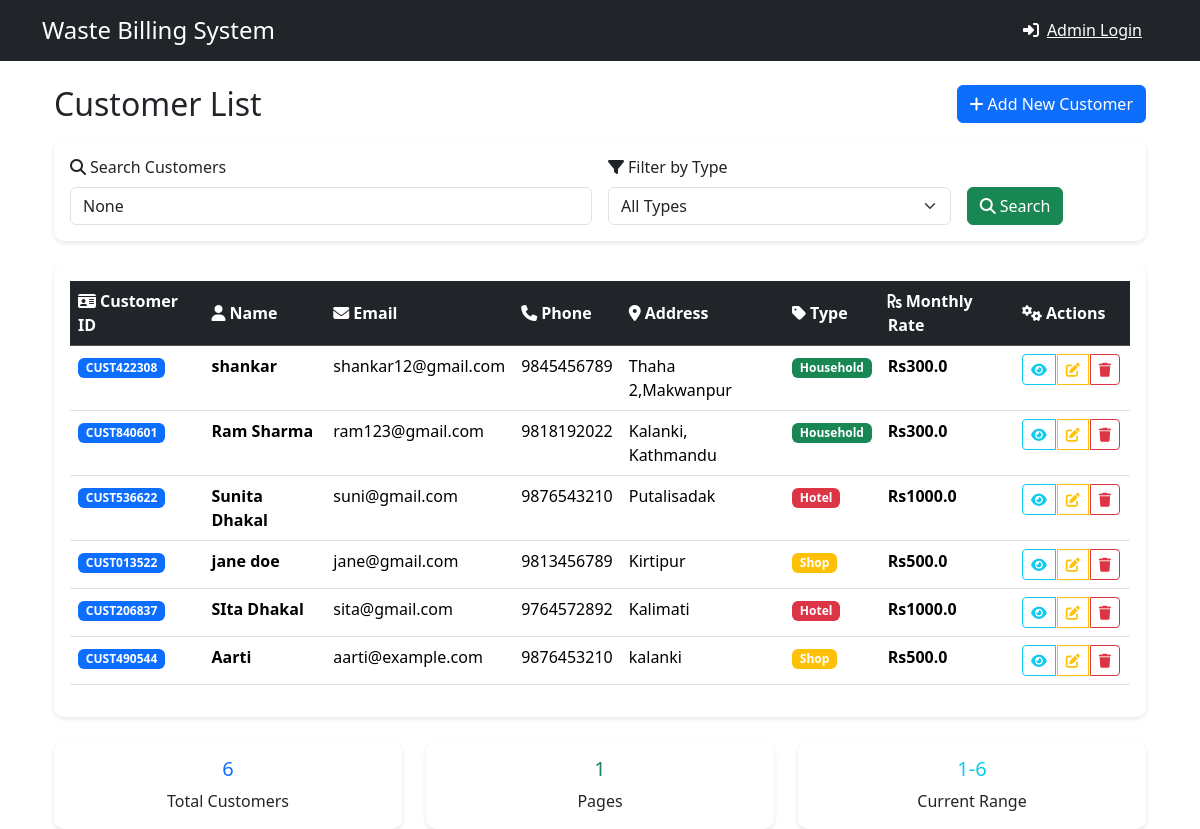
The app's page /customers/ with its own data.
### core/models.py (models this page shows, shortened)
class Customer(models.Model):
    CUSTOMER_TYPES = [
        ('Household', 'Household'),
        ('Shop', 'Shop'),
        ('Hotel', 'Hotel'),
    ]
    customer_id = models.CharField(max_length=20, unique=True, blank=True)
    name = models.CharField(max_length=100)
    email = models.EmailField()
    phone = models.CharField(max_length=20,default='N/A')
    address = models.CharField(max_length=255, default='N/A')
    customer_type = models.CharField(max_length=20, choices=CUSTOMER_TYPES, default='Household')
    monthly_rate = models.FloatField(default=0)

### core/views.py (the view, shortened to what this page needs)
# urls.py: path('customers/', views.customer_list, name='customer_list'),
def customer_list(request):
    customers = Customer.objects.all()
    query = request.GET.get('q')
    customer_type = request.GET.get('type')
    if customer_type:
        customers = customers.filter(customer_type=customer_type)
    from django.core.paginator import Paginator
    paginator = Paginator(customers, 10)  # 10 customers per page
    page_number = request.GET.get('page')
    page_obj = paginator.get_page(page_number)
    context = {
        'page_obj': page_obj,
        'query': query,
        'selected_type': customer_type,
        'customer_types': Customer.CUSTOMER_TYPES
    }
    return render(request, 'core/customers.html', context)

### core/templates/core/customers.html (shortened to what this page needs)
{% extends 'core/base.html' %}
{% block content %}
<div class="container mt-4">
    <div class="d-flex justify-content-between align-items-center mb-3">
        <h2 class="mb-0">Customer List</h2>
        <a href="{% url 'core:add_customer' %}" class="btn btn-primary">
            <i class="fas fa-plus me-1"></i>Add New Customer
        </a>
    </div>
    <div class="card mb-4">
        <div class="card-body">
            <form method="GET" class="row g-3">
                <div class="col-md-6">
                    <label for="search" class="form-label">
                        <i class="fas fa-search me-1"></i>Search Customers
                    </label>
                    <input type="text" class="form-control" id="search" name="q"
                           value="{{ query }}" placeholder="Search by name, email, ID, or phone...">
                </div>
                <div class="col-md-4">
                    <label for="type" class="form-label">
                        <i class="fas fa-filter me-1"></i>Filter by Type
                    </label>
                    <select class="form-select" id="type" name="type">
                        <option value="">All Types</option>
                    </select>
                </div>
                <div class="col-md-2 d-flex align-items-end">
                    <button type="submit" class="btn btn-success me-2">
                        <i class="fas fa-search me-1"></i>Search
                    </button>
                </div>
            </form>
        </div>
    </div>
    <div class="card">
        <div class="card-body">
            <div class="table-responsive">
                <table class="table table-hover">
                    <thead class="table-dark">
                        <tr>
                            <th><i class="fas fa-id-card me-1"></i>Customer ID</th>
                            <th><i class="fas fa-user me-1"></i>Name</th>
                            <th><i class="fas fa-envelope me-1"></i>Email</th>
                            <th><i class="fas fa-phone me-1"></i>Phone</th>
                            <th><i class="fas fa-map-marker-alt me-1"></i>Address</th>
                            <th><i class="fas fa-tag me-1"></i>Type</th>
                            <th><i class="fas fa-rupee-sign me-1"></i>Monthly Rate</th>
                            <th><i class="fas fa-cogs me-1"></i>Actions</th>
                        </tr>
                    </thead>
                    <tbody>
                        {% for customer in page_obj %}
                        <tr>
                            <td>
                                <span class="badge bg-primary">{{ customer.customer_id }}</span>
                            </td>
                            <td>
                                <strong>{{ customer.name }}</strong>
                            </td>
                            <td>{{ customer.email }}</td>
                            <td>{{ customer.phone|default:"N/A" }}</td>
                            <td>{{ customer.address|truncatechars:30|default:"N/A" }}</td>
                            <td>
                                <span class="badge
                                    {% if customer.customer_type == 'Household' %}bg-success
                                    {% elif customer.customer_type == 'Shop' %}bg-warning
                                    {% elif customer.customer_type == 'Hotel' %}bg-danger
                                    {% endif %}">
                                    {{ customer.customer_type }}
                                </span>
                            </td>
                            <td>
                                <strong>Rs{{ customer.monthly_rate }}</strong>
                            </td>
                            <td>
                                <div class="btn-group" role="group">
                                    <a href="{% url 'core:customer_detail' customer.id %}"
                                       class="btn btn-sm btn-outline-info"
                                       title="View Details">
                                        <i class="fas fa-eye"></i>
                                    </a>
                                    <a href="{% url 'core:edit_customer' customer.id %}"
                                       class="btn btn-sm btn-outline-warning"
                                       title="Edit Customer">
                                        <i class="fas fa-edit"></i>
                                    </a>
                                    <a href="{% url 'core:delete_customer' customer.id %}"
                                       class="btn btn-sm btn-outline-danger"
                                       title="Delete Customer"
                                       onclick="return confirm('Are you sure you want to delete {{ customer.name }}?');">
                                        <i class="fas fa-trash"></i>
                                    </a>
                                </div>
                            </td>
                        </tr>
                        {% endfor %}
                    </tbody>
                </table>
            </div>
        </div>
    </div>
    <div class="row mt-4">
        <div class="col-md-4">
            <div class="card text-center">
                <div class="card-body">
                    <h5 class="card-title text-primary">{{ page_obj.paginator.count }}</h5>
                    <p class="card-text">Total Customers</p>
                </div>
            </div>
        </div>
        <div class="col-md-4">
            <div class="card text-center">
                <div class="card-body">
                    <h5 class="card-title text-success">{{ page_obj.paginator.num_pages }}</h5>
                    <p class="card-text">Pages</p>
                </div>
            </div>
        </div>
        <div class="col-md-4">
            <div class="card text-center">
                <div class="card-body">
                    <h5 class="card-title text-info">{{ page_obj.start_index }}-{{ page_obj.end_index }}</h5>
                    <p class="card-text">Current Range</p>
                </div>
            </div>
        </div>
    </div>
</div>
{% endblock %}

### core/templates/core/customers.html (style rules this page uses)
.table th { vertical-align: middle; }
.badge { font-size: 0.75em; }
.btn-group .btn { margin-right: 2px; }
.card { box-shadow: 0 2px 4px rgba(0,0,0,0.1); border: none; border-radius: 10px; }

### records on screen
Customer: customer_id "CUST422308", name "shankar", email "shankar12@gmail.com", phone "9845456789", address "Thaha 2,Makwanpur", customer_type "Household", monthly_rate "300.0"
Customer: customer_id "CUST840601", name "Ram Sharma", email "ram123@gmail.com", phone "9818192022", address "Kalanki, Kathmandu", customer_type "Household", monthly_rate "300.0"
Customer: customer_id "CUST536622", name "Sunita Dhakal", email "suni@gmail.com", phone "9876543210", address "Putalisadak", customer_type "Hotel", monthly_rate "1000.0"
Customer: customer_id "CUST013522", name "jane doe", email "jane@gmail.com", phone "9813456789", address "Kirtipur", customer_type "Shop", monthly_rate "500.0"
Customer: customer_id "CUST206837", name "SIta Dhakal", email "sita@gmail.com", phone "9764572892", address "Kalimati", customer_type "Hotel", monthly_rate "1000.0"
Customer: customer_id "CUST490544", name "Aarti", email "aarti@example.com", phone "9876453210", address "kalanki", customer_type "Shop", monthly_rate "500.0"

### other values on screen
{{ page_obj.paginator.count }} "6"
{{ page_obj.paginator.num_pages }} "1"
{{ page_obj.start_index }} "1"
{{ page_obj.end_index }} "6"
